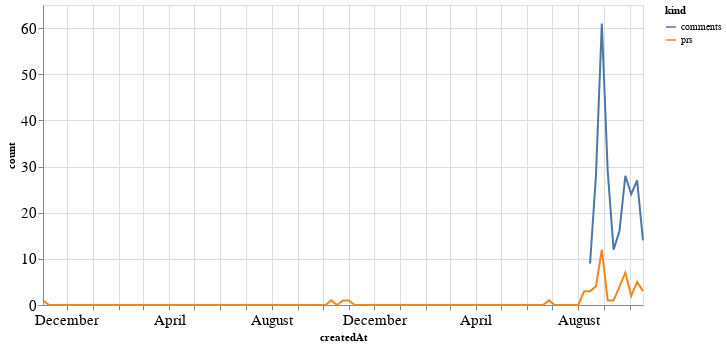

The code cell stored with this chart in its notebook:
### Code cell
alt.Chart(total_time, width=600).mark_line().encode(
    x='createdAt',
    y='count',
    color='kind'
)

### Figure 1 — Vega-Lite specification as saved in the notebook (floating-point values rounded to 4 significant figures; data arrays with more than 128 entries replaced by an {"elided": "..."} marker saying what was removed)
{"config": {"axisLeft": {"labelFontSize": 15}, "axisBottom": {"labelFontSize": 15}}, "data": {"name": "data-1fb8dc61610f458397b00b6f0e593eb9"}, "mark": "line", "encoding": {"color": {"type": "nominal", "field": "kind"}, "x": {"type": "temporal", "field": "createdAt"}, "y": {"type": "quantitative", "field": "count"}}, "width": 600, "$schema": "https://vega.github.io/schema/vega-lite/v4.8.1.json", "datasets": {"data-1fb8dc61610f458397b00b6f0e593eb9": {"elided": "206 records"}}}
